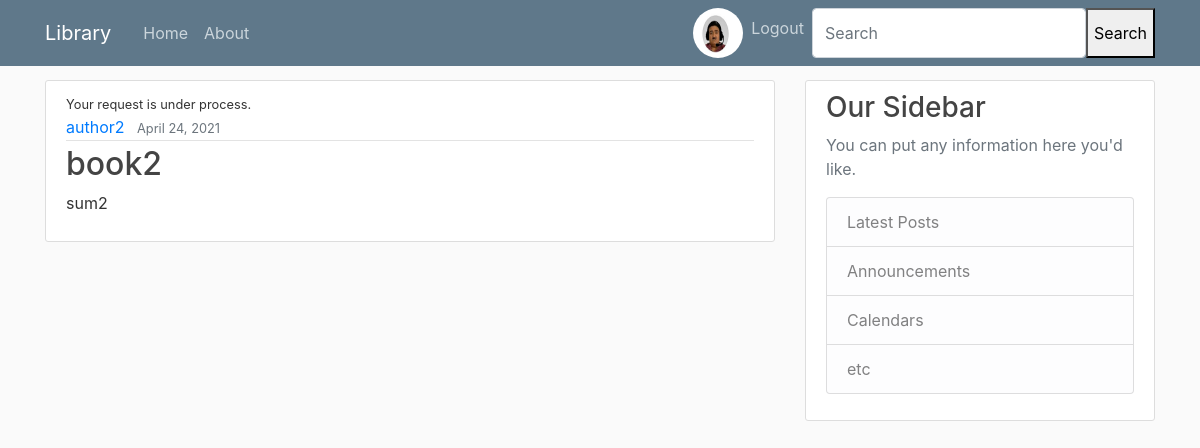
The app's page /book/3/ (signed in), older data.
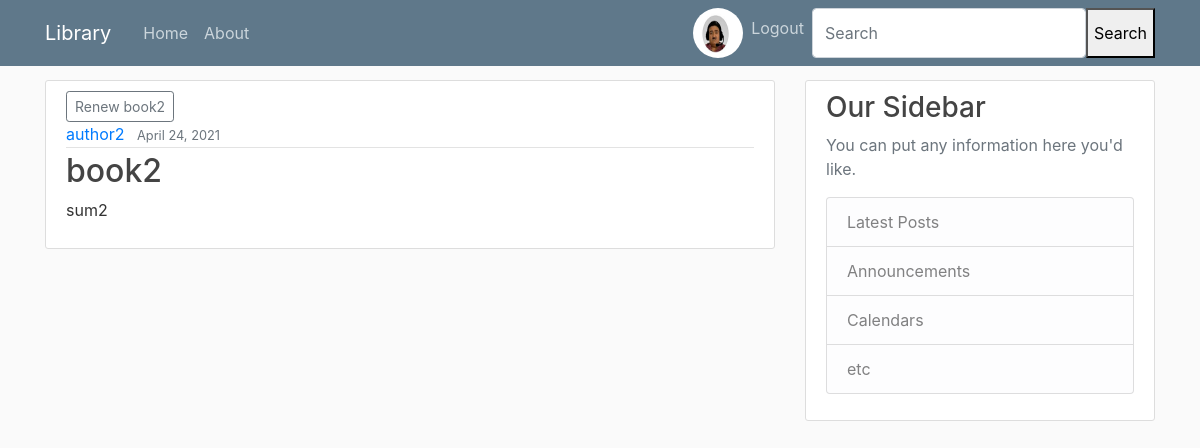
The same page, newer data.
### books/models.py (models this page shows, shortened)
class Book(models.Model):
    title = models.CharField(max_length=100)
    genre = models.CharField(max_length=50)
    author = models.CharField(max_length=100)
    date_added = models.DateTimeField(default=timezone.now)
    publisher = models.CharField(max_length=100)
    summary = models.TextField(blank=True)
    location = models.TextField()
    available = models.BooleanField(default=True)
    ISBN = models.CharField(max_length=17)

### books/views.py (the view)
# urls.py: path('book/<int:pk>/', views.BookDetailView, name='book-detail'),
def BookDetailView(request, **kwargs):
    current_book = Book.objects.filter(id=kwargs['pk'])[0]
    current_user = request.user
    requests_by_user = request_detail.objects.filter(requested_by=current_user)
    that_request_by_user = requests_by_user.filter(book_detail = current_book)
    if  that_request_by_user.filter(request_status = 'Approved').exists():
        ref_request = that_request_by_user.filter(request_status='Approved')[0]
        x=1
    elif that_request_by_user.filter(request_status = 'Pending').exists():
        x=0
        ref_request=0
    else:
        x=2
        ref_request = 0
    context={
        'book': current_book,
        'x': x,
        'request': ref_request,
    }
    return render(request, 'books/book_detail.html', context)

### books/templates/books/book_detail.html
{% extends "books/base.html" %}
{% block content %}
        <article class="media content-section">
            <div class="media-body">
                {% if perms.books.change_book %}
                     <a class="btn btn-outline-secondary btn-sm" href="{% url 'book-update' book.id %}">Update</a>
                     <a class="btn btn-outline-danger btn-sm" href="{% url 'book-delete' book.id %}">Delete</a>
                {% else %}
                    {% if x == 2 %}
                    <a class="btn btn-outline-secondary btn-sm" href="{% url 'request-create' book.id %}">Borrow {{ book.title }}</a>
                    {% elif x == 1 %}
                    <a class="btn btn-outline-secondary btn-sm" href="{% url 'renew-request' request.id %}">Renew {{ book.title }}</a>
                    {% else %}
                        <small>Your request is under process.</small>
                    {% endif %}
                    {% endif %}
                <div class="article-metadata">
                    <a class="mr-2" href="#">{{ book.author }}</a>
                    <small class="text-muted">{{ book.date_added|date:"F d, Y" }}</small>
                </div>
                <h2 class="article-title">{{ book.title }}</h2>
                <p class="article-content">{{ book.summary }}</p>
            </div>
        </article>
{% endblock content %}

Row changes from the older to the newer data that the page shows:
changed Book "book2": title (not shown) → "book2"
Text that changed along with them:
text no longer shown: "Your request is under process."
text now shown: "Renew"
